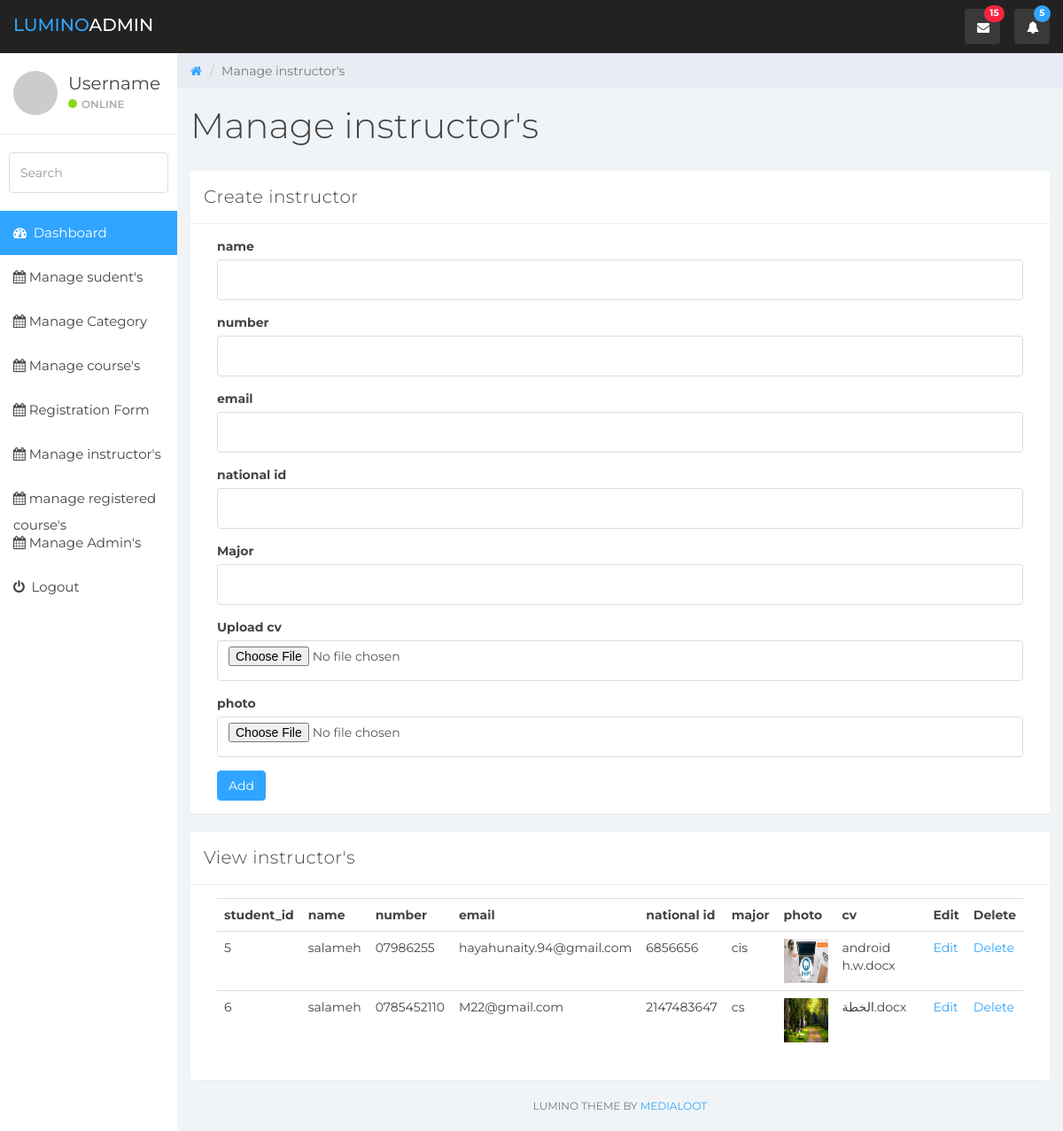
/admin/instructor.php (signed in), run on the app's committed database.
### tables this page shows
CREATE TABLE `instructor` (
  `instructor_id` int(50) NOT NULL,
  `instructor_name` varchar(30) NOT NULL,
  `phone` varchar(50) NOT NULL,
  `Email` varchar(50) NOT NULL,
  `national_number` int(20) NOT NULL,
  `major` varchar(50) NOT NULL,
  `cv` varchar(50) NOT NULL,
  `photo` varchar(50) NOT NULL
);

### admin/instructor.php (the view, shortened to what this page needs)
<?php
include_once '../includes/admin_header.php';
include_once '../includes/db_connection.php';
?>
<div class="col-sm-9 col-sm-offset-3 col-lg-10 col-lg-offset-2 main">
    <div class="row">
        <ol class="breadcrumb">
            <li><a href="#">
                    <em class="fa fa-home"></em>
                </a></li>
            <li class="active">Manage instructor's</li>
        </ol>
    </div>
    <div class="row">
        <div class="col-lg-12">
            <h1 class="page-header">Manage instructor's</h1>
        </div>
    </div>
    <div class="row">
        <div class="col-lg-12">
            <div class="panel panel-default">
                <div class="panel-heading">Create instructor</div>
                <div class="panel-body">
                    <div class="col-md-12">
                        <form action="" method="post" enctype="multipart/form-data"  role="form">
                            <div class="form-group">
                                <label>name</label>
                                <input class="form-control" placeholder="" type="text" name="name">
                            </div>
                            <div class="form-group">
                                <label>number</label>
                                <input type="text" class="form-control" name="number">
                            </div>
                            <div class="form-group">
                                <label>email</label>
                                <input class="form-control" placeholder="" type="text" name="email">
                            </div>
                            <div class="form-group">
                                <label>national id</label>
                                <input class="form-control" placeholder="" type="text" name="national_id">
                            </div>
                            <div class="form-group">
                                <label>Major</label>
                                <input class="form-control" placeholder="" type="text" name="major">
                            </div>
                            <div class="form-group">
                                <label>Upload cv</label>
                                <input class="form-control" placeholder="" type="file" name="cv">
                            </div>
                            <div class="form-group">
                                <label>photo</label>
                                <input class="form-control" placeholder="" type="file" name="photo">
                            </div>
                            <button type="submit" class="btn btn-primary" name="submit">Add</button>
                        </form>
                    </div>
                </div>
            </div>
        </div>
        <div class="col-lg-12">
            <div class="panel panel-default">
                <div class="panel-heading">View instructor's</div>
                <div class="panel-body">
                    <div class="col-md-12">
                        <table class="table table-hover">
                            <tr>
                                <th>student_id</th>
                                <th>name</th>
                                <th>number</th>
                                <th>email</th>
                                <th>national id</th>
                                <th>major</th>
                                <th>photo</th>
                                <th>cv</th>
                                <th>Edit</th>
                                <th>Delete</th>
                            </tr>
                            <?php
                            $query = "select * from instructor";
                            mysqli_set_charset($link, "utf8");
                            $result = mysqli_query($link, $query);
                            while ($row = mysqli_fetch_assoc($result)) {
                                echo "<tr>";
                                echo "<td>{$row['instructor_id']}</td>";
                                echo "<td>{$row['instructor_name']}</td>";
                                echo "<td>{$row['phone']}</td>";
                                echo "<td>{$row['Email']}</td>";
                                echo "<td>{$row['national_number']}</td>";
                                echo "<td>{$row['major']}</td>";
                                echo "<td><img src='../uploads/instructor/{$row['photo']}' style='width:50px; height:50px;'></td>";;
                                echo "<td>{$row['cv']}</td>";
                                echo "<td><a href='edit_instructor.php?instructor_id={$row['instructor_id']}'>Edit</a></td>";
                                echo "<td><a href='delete_instructor.php?instructor_id={$row['instructor_id']}'>Delete</a></td>";
                                echo "</tr>";
                            }
                            ?>
                        </table>
                    </div>
                </div>
            </div>
        </div>
    </div>
    <div class="col-sm-12">
        <p class="back-link">Lumino Theme by <a href="https://www.medialoot.com">Medialoot</a></p>
    </div>
</div>
</body>
</html>

### admin/css/styles.css (style rules this page uses)
body { background: #f1f4f7; padding-top: 60px; font-size: 14px; color: #444444; font-family: "Montserrat", "Helvetica Neue", Helvetica, Arial, sans-serif; }
p { color: #777; }
a, a:hover, a:focus { color: #30a5ff; }
h1, h2, h3, h4, h5, h6 { color: #444444; }
h1 { font-weight: 300; font-size: 40px; }
input.form-control { border: 1px solid #ddd; box-shadow: none; height: 46px; }
.btn-primary, .btn-primary:hover, .btn-primary:focus, .btn-primary:active, .btn-primary.active, .open > .dropdown-toggle.btn-primary, .btn-primary.disabled, .btn-primary[disabled], fieldset[disabled] .btn-primary, .btn-primary.disabled:hover, .btn-primary[disabled]:hover, fieldset[disabled] .btn-primary:hover, .btn-primary.disabled:focus, .btn-primary[disabled]:focus, fieldset[disabled] .btn-primary:focus, .btn-primary.disabled:active, .btn-primary[disabled]:active, fieldset[disabled] .btn-primary:active, .btn-primary.disabled.active, .btn-primary[disabled].active, fieldset[disabled] .btn-primary.active { background-color: #30a5ff; border-color: #30a5ff; }
.panel { border: 0; }
.panel-heading { font-size: 20px; font-weight: 300; letter-spacing: 0.025em; height: 60px; line-height: 38px; }
.panel-default .panel-heading { background: #fff; border-bottom: 1px solid #e9ecf2; color: #444444; }
.breadcrumb { border-radius: 0; padding: 10px 15px 10px 15px; background: #e9ecf2; margin: 0; }
h1.page-header { margin-top: 20px; border-bottom: 0; }
.table { background: #fff; }
p.back-link { text-align: center; margin-bottom: 20px; font-size: 12px; text-transform: uppercase; }

### data on the page
instructor: instructor_id "5", instructor_name "salameh", phone "07986255", Email "hayahunaity.94@gmail.com", national_number "6856656", major "cis", photo (picture), cv "android h.w.docx"
instructor: instructor_id "6", instructor_name "salameh", phone "0785452110", Email "M22@gmail.com", national_number "2147483647", major "cs", photo (picture), cv "الخطة.docx"
